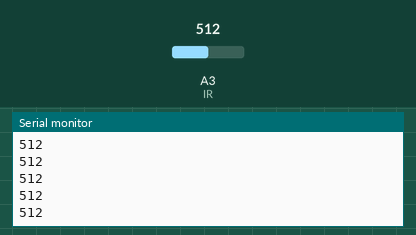
Bench run of a sketch on a simulated Arduino Uno, built with avr-gcc and run on an emulated ATmega328P. Parts: the last lines printed to the serial monitor. The test bench sets the inputs (shaded band); at power-on: A3 (IR) = 512.

Above: at 1.2 s.
1.3 s: A3 (IR) set to 716
At 1.56 s:
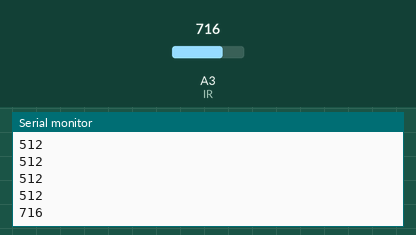
2.8 s: A3 (IR) set to 900
At 2.96 s:
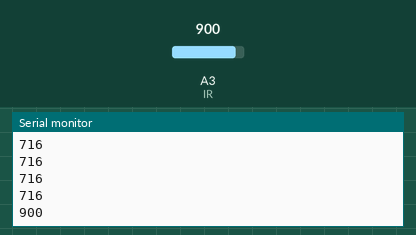
Timing chart, 0 to 5.8 s (numbered marks = the images above; inputs shaded):
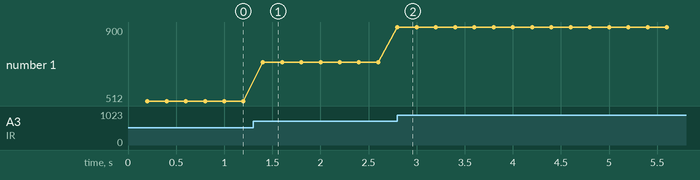

Measured:
- after the input at 1.3 s, the serial monitor: prints a new line after 0.10 s (image 1)
- after the input at 2.8 s, the serial monitor: prints a new line at once (image 2)
- plotted number 1: 512 → 716 after the input at 1.3 s, 716 → 900 after the input at 2.8 s

The sketch:

Gama_Gris.ino
```cpp
#define IR A3
unsigned long medicionAnterior = 0;
const long intervalo = 200;

void setup() {
  Serial.begin(9600);
  pinMode(IR, INPUT);
}

void loop() {
  unsigned long medicionActual = millis();

  if (medicionActual - medicionAnterior >= intervalo) {
    medicionAnterior = medicionActual;
    int valorIR = analogRead(IR);
    Serial.println(valorIR);
  }
}
```
